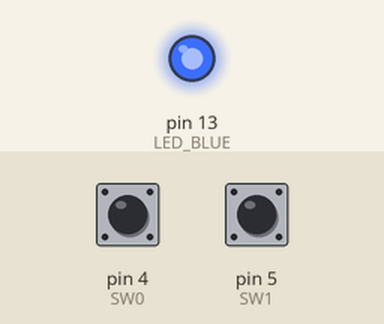
A sketch run on a simulated Arduino Uno, built with avr-gcc and run on an emulated ATmega328P. On the bench: output pins drawn as LEDs (lit = HIGH). Dashed ring = blinking. Inputs (shaded band) come from the test bench; at power-on: pin 4 (SW0) HIGH, pin 5 (SW1) HIGH.

Above: at 1.2 s.
1.3 s: pin 4 (SW0) pulled LOW for 0.15 s
At 1.7 s:
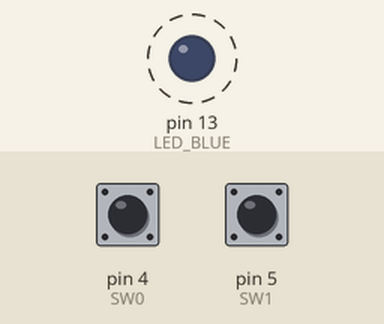
4.4 s: pin 5 (SW1) pulled LOW for 0.15 s
At 5.3 s:
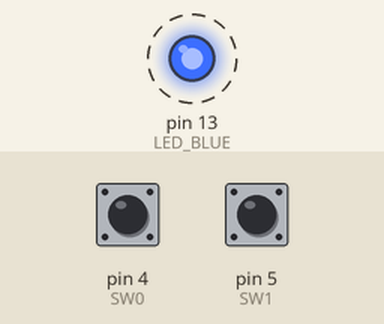
7.5 s: pin 5 (SW1) pulled LOW for 3.2 s
Timing chart, 0 to 15.4 s (numbered marks = the images above; inputs shaded):
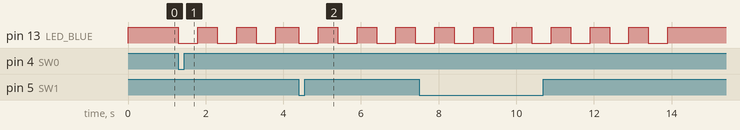

Measured:
- after the input at 1.3 s, pin 13 (LED_BLUE): alternates HIGH for 0.50 s and LOW for 0.50 s, starting at once
- after the input at 4.4 s, pin 13 (LED_BLUE): alternates HIGH for 0.50 s and LOW for 0.50 s, starting at once

The sketch:

Assignment03.ino
```cpp
// define pins
const int LED_BLUE = 13;  // pin number of blue led
const int SW0 = 4;        // pin number of push button 0
const int SW1 = 5;        // pin number of push button 1

int i,count=3;

void setup()
{
    // initialize digital blue led pin as an output
    pinMode(LED_BLUE, OUTPUT);
    digitalWrite(LED_BLUE, HIGH); // force turn off

    // initialize the push button pin as an input
    pinMode(SW0, INPUT);
    pinMode(SW1, INPUT);
}

void loop()
{
    if (digitalRead(SW0) == LOW) // push button 0 is pushed
    {
        // set blink to 3 times
        count = 3;
        for(i = 0; i < count; i++)
        {
            // turn blue led on for half second
            digitalWrite(LED_BLUE, LOW);
            delay(500);

            // turn off blue led for half second
            digitalWrite(LED_BLUE, HIGH);
            delay(500);
        }
    }

    if (digitalRead(SW1) == LOW) // push button 1 is pushed
    {
        // set blink count to 5 times
        count = 5;
        i = 0;

        //for(i = 0; i < count; i++)
        while (i < count)
        {
            // turn blue led on for half second
            digitalWrite(LED_BLUE, LOW);
            delay(500);

            // turn off blue led for half second
            digitalWrite(LED_BLUE, HIGH);
            delay(500);

            i ++;
        }
    }
}
```
